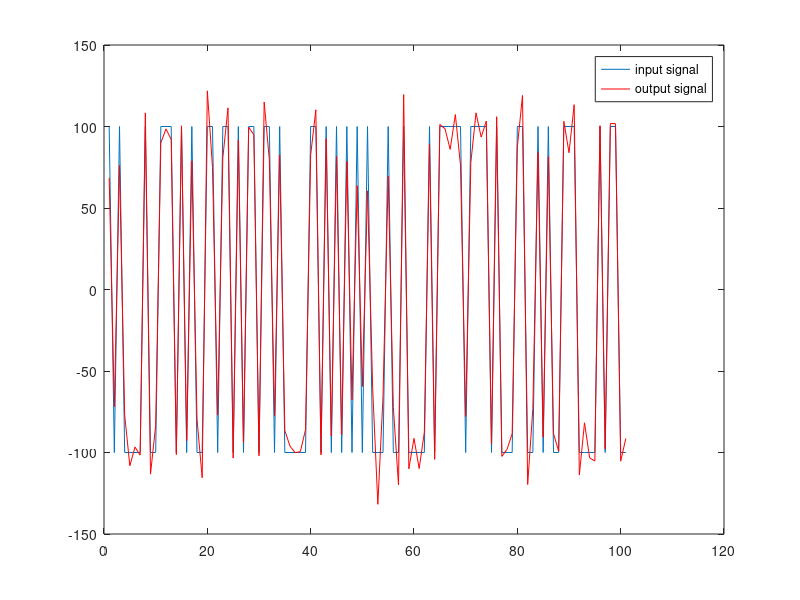
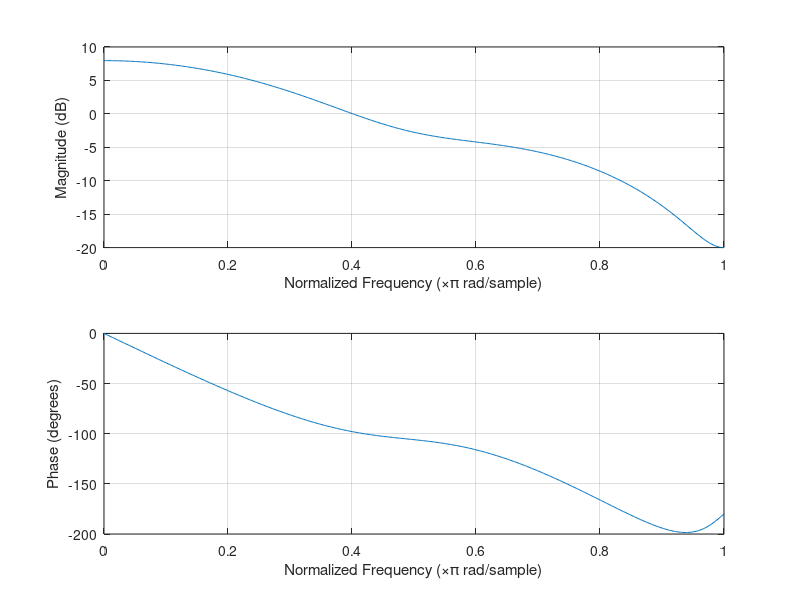
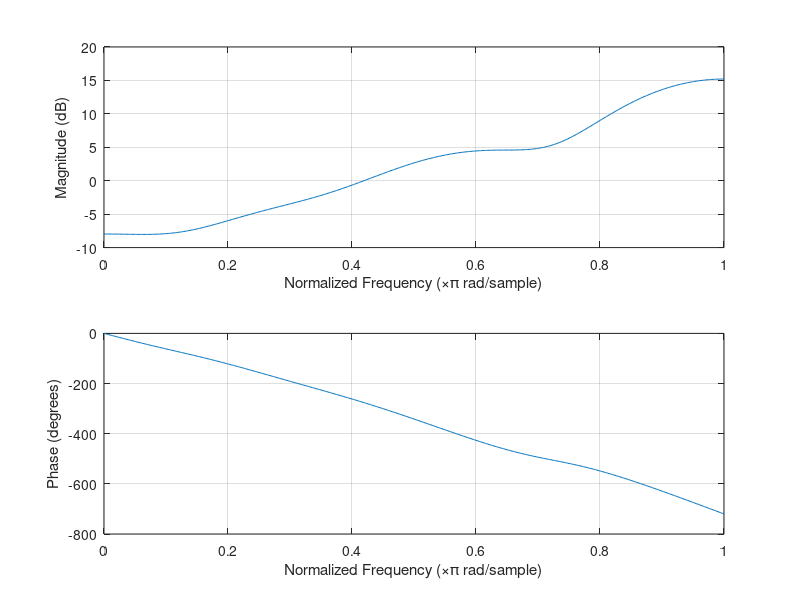

These charts were generated, in order, by the following MATLAB code: (Note: a time limit stopped this script after it produced the figures.)
N=100000;
amp=100;
s_rand=sign(rand(1,N)*2-1);
for m=1:N
s_rand(m)=s_rand(m)*amp;
if s_rand(m)== -1
s_rand(m)=-amp;
end
end
% Define sequence h and s_rand*h
L=4;
h=zeros(1,L+1);
x=zeros(1,N);
h(1)=0.3;
h(2)=1;
h(3)=0.7;
h(4)=0.3;
h(5)=0.2;
for m=5:N
x(m)=h(1)*s_rand(m)+h(2)*s_rand(m-1)+h(3)*s_rand(m-2)+h(4)*s_rand(m-3)+h(5)*s_rand(m-4);
end
% Define sequence n (SNR~35dB) and x=s_rand*h+n
n = wgn(1, N, -30, 'dBW');
x=x+n;
% Initialize
M=10;
g=zeros(1,M+1);
g(M/2)=0.1;
y=zeros(1,N);
er=zeros(1,N);
mu=0.00000000001;
% Main loop
for m=100:N
for mm=1:M+1
y(m)=y(m)+x(m+1-mm)*g(mm);
end
er(m)=y(m)*y(m)-amp*amp;
for mm=1:M+1
g(mm)=g(mm)-mu*er(m)*y(m)*x(m+1-mm);
end
end
% Plot result
figure(1);
plot(s_rand(N-100-M/2:N-M/2));
hold
plot(y(N-100:N),'r-');legend('input signal','output signal');
hold off
% figure(2);
% plot(er);
figure(2);
freqz(h,1);
figure(3);
freqz(g,1);
figure;
hf=conv(h,g);
figure(4);
freqz(hf,1);
figure(5);
zplane(h);
figure(6);
stem(h);grid on;xlabel('time');ylabel('Magnitude plot');title('impulse response of h');
figure(7);
stem(g);grid on;xlabel('time');ylabel('Magnitude plot');title('impulse response of the equamplizer upon convergence');
figure(8);
stem(hf);grid on;xlabel('time');ylabel('Magnitude plot');title('impulse response of the equivamplent LTI');
figure(9);
plot(y);
figure(10);%input,output
subplot(1,2,1)
plot(x,'o');title('Input signal');xlabel('n');ylabel('Magnitude')  
subplot(1,2,2)
plot(y,'o');title('Output signal');xlabel('n');ylabel('Magnitude');
